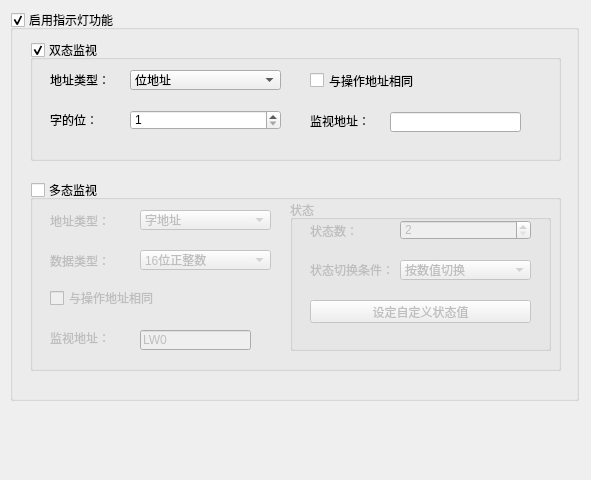
<?xml version="1.0" encoding="UTF-8"?>
<ui version="4.0">
 <class>Monitorwidget</class>
 <widget class="QWidget" name="Monitorwidget">
  <property name="geometry">
   <rect>
    <x>0</x>
    <y>0</y>
    <width>591</width>
    <height>480</height>
   </rect>
  </property>
  <property name="windowTitle">
   <string>Form</string>
  </property>
  <widget class="QGroupBox" name="groupBox">
   <property name="geometry">
    <rect>
     <x>10</x>
     <y>10</y>
     <width>569</width>
     <height>391</height>
    </rect>
   </property>
   <property name="title">
    <string>启用指示灯功能</string>
   </property>
   <property name="checkable">
    <bool>true</bool>
   </property>
   <widget class="QGroupBox" name="group_bit">
    <property name="geometry">
     <rect>
      <x>20</x>
      <y>30</y>
      <width>531</width>
      <height>121</height>
     </rect>
    </property>
    <property name="title">
     <string>双态监视</string>
    </property>
    <property name="checkable">
     <bool>true</bool>
    </property>
    <widget class="QComboBox" name="comboBox_bitAddr">
     <property name="geometry">
      <rect>
       <x>100</x>
       <y>30</y>
       <width>151</width>
       <height>20</height>
      </rect>
     </property>
     <item>
      <property name="text">
       <string>位地址</string>
      </property>
     </item>
     <item>
      <property name="text">
       <string>字地址</string>
      </property>
     </item>
    </widget>
    <widget class="QLabel" name="label_5">
     <property name="geometry">
      <rect>
       <x>20</x>
       <y>30</y>
       <width>71</width>
       <height>20</height>
      </rect>
     </property>
     <property name="text">
      <string>地址类型：</string>
     </property>
    </widget>
    <widget class="QLabel" name="label_2">
     <property name="geometry">
      <rect>
       <x>20</x>
       <y>70</y>
       <width>61</width>
       <height>20</height>
      </rect>
     </property>
     <property name="text">
      <string>字的位：</string>
     </property>
     <property name="alignment">
      <set>Qt::AlignLeading|Qt::AlignLeft|Qt::AlignVCenter</set>
     </property>
    </widget>
    <widget class="QSpinBox" name="spinBox_bitIndex">
     <property name="geometry">
      <rect>
       <x>100</x>
       <y>70</y>
       <width>151</width>
       <height>20</height>
      </rect>
     </property>
     <property name="minimum">
      <number>1</number>
     </property>
     <property name="maximum">
      <number>16</number>
     </property>
    </widget>
    <widget class="QPushButton" name="btn_bitAddr">
     <property name="geometry">
      <rect>
       <x>490</x>
       <y>70</y>
       <width>20</width>
       <height>23</height>
      </rect>
     </property>
     <property name="text">
      <string/>
     </property>
     <property name="icon">
      <iconset resource="../../../resourse.qrc">
       <normaloff>:/addressintput/images/address.bmp</normaloff>:/addressintput/images/address.bmp</iconset>
     </property>
     <property name="flat">
      <bool>true</bool>
     </property>
    </widget>
    <widget class="QCheckBox" name="check_sameBit">
     <property name="geometry">
      <rect>
       <x>280</x>
       <y>30</y>
       <width>181</width>
       <height>21</height>
      </rect>
     </property>
     <property name="text">
      <string>与操作地址相同</string>
     </property>
    </widget>
    <widget class="QLabel" name="label_6">
     <property name="geometry">
      <rect>
       <x>280</x>
       <y>71</y>
       <width>76</width>
       <height>20</height>
      </rect>
     </property>
     <property name="text">
      <string>监视地址：</string>
     </property>
     <property name="alignment">
      <set>Qt::AlignLeading|Qt::AlignLeft|Qt::AlignVCenter</set>
     </property>
    </widget>
    <widget class="QLineEdit" name="edit_bitAddr">
     <property name="geometry">
      <rect>
       <x>360</x>
       <y>72</y>
       <width>131</width>
       <height>20</height>
      </rect>
     </property>
    </widget>
   </widget>
   <widget class="QGroupBox" name="group_word">
    <property name="geometry">
     <rect>
      <x>20</x>
      <y>170</y>
      <width>531</width>
      <height>191</height>
     </rect>
    </property>
    <property name="title">
     <string>多态监视</string>
    </property>
    <property name="checkable">
     <bool>true</bool>
    </property>
    <property name="checked">
     <bool>false</bool>
    </property>
    <widget class="QLabel" name="label_3">
     <property name="geometry">
      <rect>
       <x>20</x>
       <y>30</y>
       <width>81</width>
       <height>21</height>
      </rect>
     </property>
     <property name="text">
      <string>地址类型：</string>
     </property>
    </widget>
    <widget class="QComboBox" name="combo_wordAddr">
     <property name="geometry">
      <rect>
       <x>110</x>
       <y>30</y>
       <width>131</width>
       <height>20</height>
      </rect>
     </property>
     <item>
      <property name="text">
       <string>字地址</string>
      </property>
     </item>
    </widget>
    <widget class="QLabel" name="label_4">
     <property name="geometry">
      <rect>
       <x>20</x>
       <y>70</y>
       <width>81</width>
       <height>21</height>
      </rect>
     </property>
     <property name="text">
      <string>数据类型：</string>
     </property>
     <property name="alignment">
      <set>Qt::AlignLeading|Qt::AlignLeft|Qt::AlignVCenter</set>
     </property>
    </widget>
    <widget class="QComboBox" name="combo_dataType">
     <property name="geometry">
      <rect>
       <x>110</x>
       <y>70</y>
       <width>131</width>
       <height>20</height>
      </rect>
     </property>
     <item>
      <property name="text">
       <string>16位正整数</string>
      </property>
     </item>
     <item>
      <property name="text">
       <string>32位正整数</string>
      </property>
     </item>
     <item>
      <property name="text">
       <string>16位整数</string>
      </property>
     </item>
     <item>
      <property name="text">
       <string>32位整数</string>
      </property>
     </item>
     <item>
      <property name="text">
       <string>32位浮点数</string>
      </property>
     </item>
    </widget>
    <widget class="QPushButton" name="btn_wordAddr">
     <property name="geometry">
      <rect>
       <x>223</x>
       <y>150</y>
       <width>16</width>
       <height>21</height>
      </rect>
     </property>
     <property name="text">
      <string/>
     </property>
     <property name="icon">
      <iconset resource="../../../resourse.qrc">
       <normaloff>:/addressintput/images/address.bmp</normaloff>:/addressintput/images/address.bmp</iconset>
     </property>
     <property name="flat">
      <bool>true</bool>
     </property>
    </widget>
    <widget class="QLineEdit" name="edit_wordAddr">
     <property name="geometry">
      <rect>
       <x>110</x>
       <y>150</y>
       <width>111</width>
       <height>20</height>
      </rect>
     </property>
     <property name="text">
      <string>LW0</string>
     </property>
    </widget>
    <widget class="QCheckBox" name="check_sameWord">
     <property name="geometry">
      <rect>
       <x>20</x>
       <y>110</y>
       <width>181</width>
       <height>16</height>
      </rect>
     </property>
     <property name="text">
      <string>与操作地址相同</string>
     </property>
    </widget>
    <widget class="QLabel" name="label_8">
     <property name="geometry">
      <rect>
       <x>20</x>
       <y>150</y>
       <width>81</width>
       <height>16</height>
      </rect>
     </property>
     <property name="text">
      <string>监视地址：</string>
     </property>
     <property name="alignment">
      <set>Qt::AlignLeading|Qt::AlignLeft|Qt::AlignVCenter</set>
     </property>
    </widget>
    <widget class="QGroupBox" name="groupBox_2">
     <property name="geometry">
      <rect>
       <x>260</x>
       <y>20</y>
       <width>261</width>
       <height>151</height>
      </rect>
     </property>
     <property name="title">
      <string>状态</string>
     </property>
     <widget class="QPushButton" name="btn_customValue">
      <property name="geometry">
       <rect>
        <x>20</x>
        <y>100</y>
        <width>221</width>
        <height>23</height>
       </rect>
      </property>
      <property name="text">
       <string>设定自定义状态值</string>
      </property>
     </widget>
     <widget class="QSpinBox" name="spin_statusCount">
      <property name="geometry">
       <rect>
        <x>110</x>
        <y>20</y>
        <width>131</width>
        <height>20</height>
       </rect>
      </property>
      <property name="minimum">
       <number>2</number>
      </property>
      <property name="maximum">
       <number>256</number>
      </property>
     </widget>
     <widget class="QLabel" name="label_7">
      <property name="geometry">
       <rect>
        <x>20</x>
        <y>20</y>
        <width>81</width>
        <height>21</height>
       </rect>
      </property>
      <property name="text">
       <string>状态数：</string>
      </property>
     </widget>
     <widget class="QComboBox" name="combo_condition">
      <property name="geometry">
       <rect>
        <x>110</x>
        <y>60</y>
        <width>131</width>
        <height>20</height>
       </rect>
      </property>
      <item>
       <property name="text">
        <string>按数值切换</string>
       </property>
      </item>
      <item>
       <property name="text">
        <string>按寄存器的位切换</string>
       </property>
      </item>
      <item>
       <property name="text">
        <string>自定义状态值切换</string>
       </property>
      </item>
     </widget>
     <widget class="QLabel" name="label_10">
      <property name="geometry">
       <rect>
        <x>20</x>
        <y>60</y>
        <width>81</width>
        <height>20</height>
       </rect>
      </property>
      <property name="text">
       <string>状态切换条件：</string>
      </property>
      <property name="alignment">
       <set>Qt::AlignLeading|Qt::AlignLeft|Qt::AlignVCenter</set>
      </property>
     </widget>
    </widget>
   </widget>
  </widget>
 </widget>
 <resources>
  <include location="../../../resourse.qrc"/>
 </resources>
 <connections/>
</ui>
